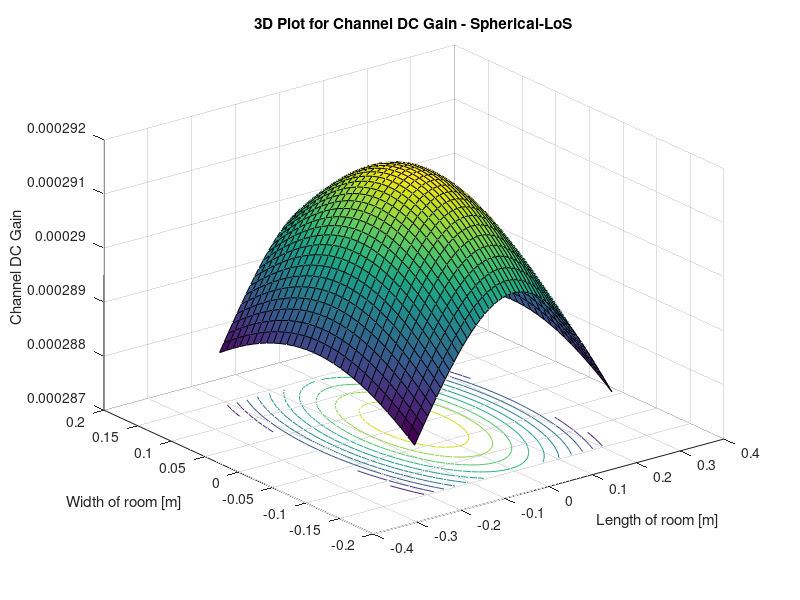
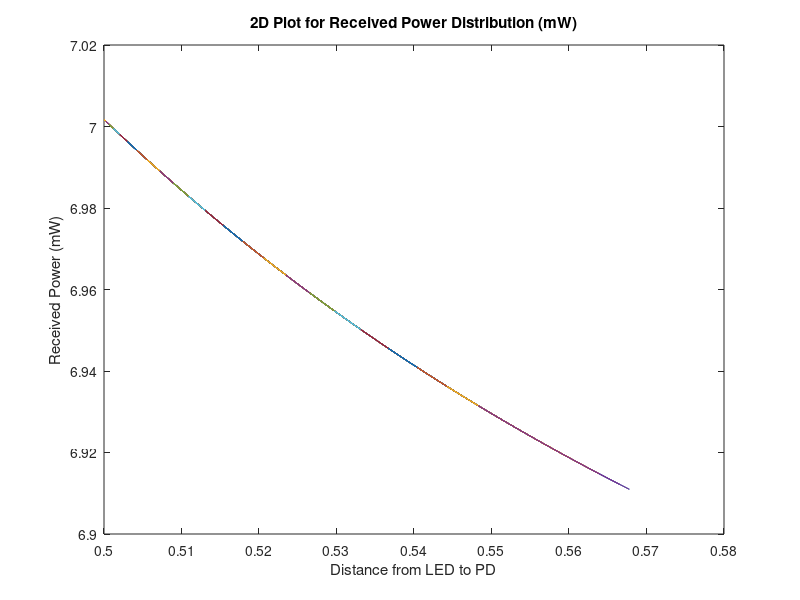

The MATLAB source for these figures, in order:
%Parameters
phi = 60;
m=- log(2)/log(cosd(phi));
P_LED= 24000;
Arx= 7.45E-6;
Ts= 1;
%index= 1.5;
FOV= 55;
Ar=2.2E-6;
p=0.9;
Aroom=0.07015;

G_Con= 1;

lx=0.45; ly=0.295; lz=0.5;
h=lz;
[XT,YT]= meshgrid(0,0);

Nx = lx*100; Ny= ly*100;
x=-lx/2:lx/Nx:lx/2;
y=-ly/2:ly/Ny:ly/2;
[XR, YR] = meshgrid(x, y); 
D= sqrt((XR-XT).^2+ (YR-YT).^2+h^2);
cos_irradiance_angle = h./D; 
cos_incidence_angle = h./D;

HLOS=((m+1)*Arx*(cos_irradiance_angle.^m).*Ts.*G_Con.*cos_incidence_angle)./(2*pi.*D.^2);
Hdiff=(Ar*p)/(Aroom*(1-p));
Htotal=(HLOS+Hdiff);
P_rx=P_LED.*Htotal;
P_rx(find(abs(acosd(cos_incidence_angle))> FOV)) = 0; 
P_rx_total =(P_rx);
% P_rx_initial =P_rx;
% %P_rx_final =P_rx - (65.3-735.*D+3532.*(D.^(2))-7641.*(D.^(3))+6245.*(D.^(4)));
% %P_rx_final =P_rx - (-183+1087.*D-2079.*(D.^(2))+1325.*(D.^(3)));
% %P_rx_final =P_rx - (6.69-0.776.*D+0.737.*(D.^(2)));
% P_rx_final =P_rx - (-4.05.*(10.^(-3)).*(D)+6.48);
%P_rx_dBm=(10*log10(P_rx));

figure(1)
surfc(x,y,Htotal);
xlabel('Length of room [m]')
ylabel('Width of room [m]' )
zlabel('Channel DC Gain' )
hold on
title('3D Plot for Channel DC Gain - Spherical-LoS' )

% figure(2)
% plot(D,P_rx_initial)
% xlabel('Distance from LED to PD')
% ylabel('Received Power (mW)')
% title('3D Plot for Received Power Distribution Initially (mW)' ) 
% 
% figure(3)
% plot(D,P_rx_final)
% xlabel('Distance from LED to PD')
% ylabel('Received Power (mW)')
% title('3D Plot for Received Power Distribution (mW)-Modeltuned for actual Received Power' )

figure(3)
plot(D,P_rx_total)
xlabel('Distance from LED to PD')
ylabel('Received Power (mW)')
title('2D Plot for Received Power Distribution (mW)')





